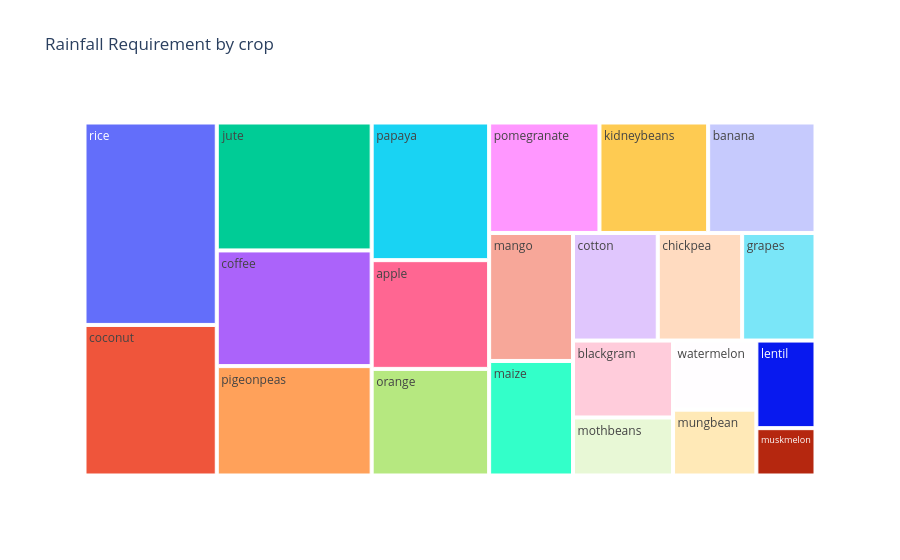

Source (notebook cell):
### Code cell
px.treemap(df,
           path=['label'],
           values='rainfall',
           title='Rainfall Requirement by crop').show()

### Figure 1 — Plotly figure (JSON) as saved in the notebook; plotly's stock layout.template omitted (floating-point values rounded to 4 significant figures)
{"data": [{"branchvalues": "total", "domain": {"x": [0, 1], "y": [0, 1]}, "hovertemplate": "labels=%{label}<br>rainfall=%{value}<br>parent=%{parent}<br>id=%{id}<extra></extra>", "ids": ["rice", "maize", "chickpea", "kidneybeans", "pigeonpeas", "mothbeans", "mungbean", "blackgram", "lentil", "pomegranate", "banana", "mango", "grapes", "watermelon", "muskmelon", "apple", "orange", "papaya", "coconut", "cotton", "jute", "coffee"], "labels": ["rice", "maize", "chickpea", "kidneybeans", "pigeonpeas", "mothbeans", "mungbean", "blackgram", "lentil", "pomegranate", "banana", "mango", "grapes", "watermelon", "muskmelon", "apple", "orange", "papaya", "coconut", "cotton", "jute", "coffee"], "name": "", "parents": ["", "", "", "", "", "", "", "", "", "", "", "", "", "", "", "", "", "", "", "", "", ""], "type": "treemap", "values": [23620.0, 8477.0, 8006.0, 10590.0, 14950.0, 5120.0, 4840.0, 6788.0, 4568.0, 10750.0, 10460.0, 9470.0, 6961.0, 5079.0, 2469.0, 11270.0, 11050.0, 14260.0, 17570.0, 8040.0, 17480.0, 15810.0]}], "layout": {"legend": {"tracegroupgap": 0}, "title": {"text": "Rainfall Requirement by crop"}}}
